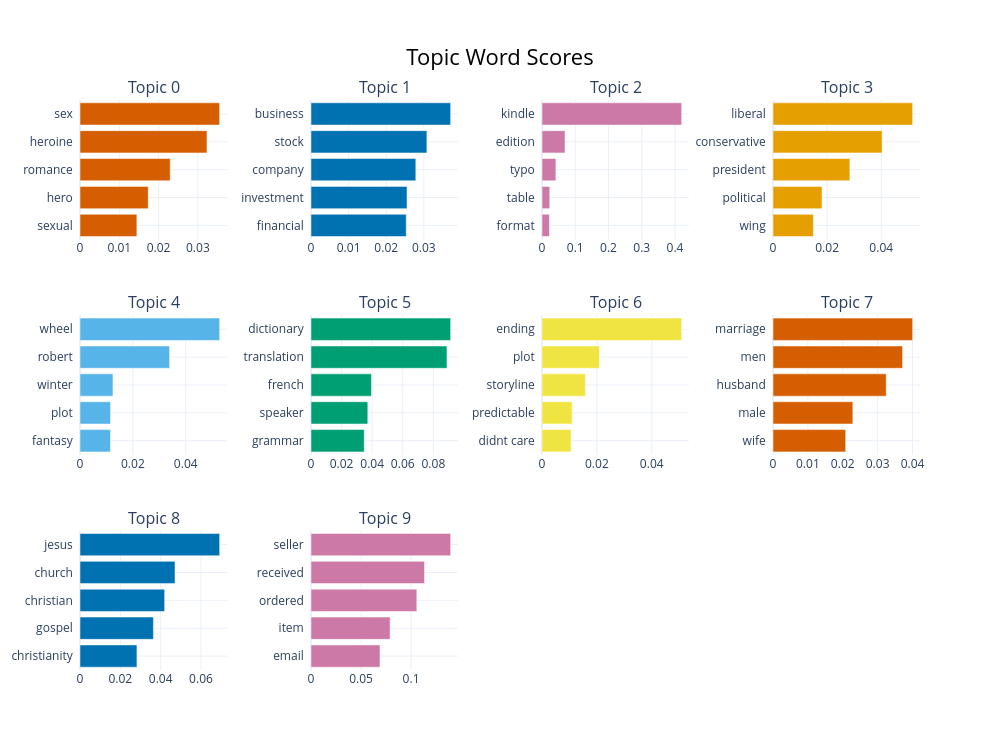

The notebook cell this image was saved under:
### Code cell
low_topic_model.visualize_barchart(top_n_topics=10)

### Figure 1 — Plotly figure (JSON) as saved in the notebook; plotly's stock layout.template omitted (floating-point values rounded to 4 significant figures)
{"data": [{"marker": {"color": "#D55E00"}, "orientation": "h", "type": "bar", "x": [0.01447, 0.01736, 0.02296, 0.03232, 0.03555], "xaxis": "x", "y": ["sexual  ", "hero  ", "romance  ", "heroine  ", "sex  "], "yaxis": "y"}, {"marker": {"color": "#0072B2"}, "orientation": "h", "type": "bar", "x": [0.02532, 0.02553, 0.02787, 0.03081, 0.03713], "xaxis": "x2", "y": ["financial  ", "investment  ", "company  ", "stock  ", "business  "], "yaxis": "y2"}, {"marker": {"color": "#CC79A7"}, "orientation": "h", "type": "bar", "x": [0.02232, 0.02329, 0.04179, 0.0692, 0.42], "xaxis": "x3", "y": ["format  ", "table  ", "typo  ", "edition  ", "kindle  "], "yaxis": "y3"}, {"marker": {"color": "#E69F00"}, "orientation": "h", "type": "bar", "x": [0.01491, 0.01811, 0.0284, 0.04032, 0.0516], "xaxis": "x4", "y": ["wing  ", "political  ", "president  ", "conservative  ", "liberal  "], "yaxis": "y4"}, {"marker": {"color": "#56B4E9"}, "orientation": "h", "type": "bar", "x": [0.01154, 0.01156, 0.01246, 0.0339, 0.05284], "xaxis": "x5", "y": ["fantasy  ", "plot  ", "winter  ", "robert  ", "wheel  "], "yaxis": "y5"}, {"marker": {"color": "#009E73"}, "orientation": "h", "type": "bar", "x": [0.03483, 0.03714, 0.03952, 0.08891, 0.09131], "xaxis": "x6", "y": ["grammar  ", "speaker  ", "french  ", "translation  ", "dictionary  "], "yaxis": "y6"}, {"marker": {"color": "#F0E442"}, "orientation": "h", "type": "bar", "x": [0.01061, 0.01098, 0.01583, 0.02092, 0.0509], "xaxis": "x7", "y": ["didnt care  ", "predictable  ", "storyline  ", "plot  ", "ending  "], "yaxis": "y7"}, {"marker": {"color": "#D55E00"}, "orientation": "h", "type": "bar", "x": [0.02084, 0.02289, 0.03246, 0.03716, 0.04004], "xaxis": "x8", "y": ["wife  ", "male  ", "husband  ", "men  ", "marriage  "], "yaxis": "y8"}, {"marker": {"color": "#0072B2"}, "orientation": "h", "type": "bar", "x": [0.02823, 0.03641, 0.04197, 0.04712, 0.06924], "xaxis": "x9", "y": ["christianity  ", "gospel  ", "christian  ", "church  ", "jesus  "], "yaxis": "y9"}, {"marker": {"color": "#CC79A7"}, "orientation": "h", "type": "bar", "x": [0.06893, 0.07904, 0.1057, 0.1134, 0.1395], "xaxis": "x10", "y": ["email  ", "item  ", "ordered  ", "received  ", "seller  "], "yaxis": "y10"}], "layout": {"annotations": [{"font": {"size": 16}, "showarrow": false, "text": "Topic 0", "x": 0.0875, "xanchor": "center", "xref": "paper", "y": 1, "yanchor": "bottom", "yref": "paper"}, {"font": {"size": 16}, "showarrow": false, "text": "Topic 1", "x": 0.3625, "xanchor": "center", "xref": "paper", "y": 1, "yanchor": "bottom", "yref": "paper"}, {"font": {"size": 16}, "showarrow": false, "text": "Topic 2", "x": 0.6375, "xanchor": "center", "xref": "paper", "y": 1, "yanchor": "bottom", "yref": "paper"}, {"font": {"size": 16}, "showarrow": false, "text": "Topic 3", "x": 0.9125, "xanchor": "center", "xref": "paper", "y": 1, "yanchor": "bottom", "yref": "paper"}, {"font": {"size": 16}, "showarrow": false, "text": "Topic 4", "x": 0.0875, "xanchor": "center", "xref": "paper", "y": 0.6222, "yanchor": "bottom", "yref": "paper"}, {"font": {"size": 16}, "showarrow": false, "text": "Topic 5", "x": 0.3625, "xanchor": "center", "xref": "paper", "y": 0.6222, "yanchor": "bottom", "yref": "paper"}, {"font": {"size": 16}, "showarrow": false, "text": "Topic 6", "x": 0.6375, "xanchor": "center", "xref": "paper", "y": 0.6222, "yanchor": "bottom", "yref": "paper"}, {"font": {"size": 16}, "showarrow": false, "text": "Topic 7", "x": 0.9125, "xanchor": "center", "xref": "paper", "y": 0.6222, "yanchor": "bottom", "yref": "paper"}, {"font": {"size": 16}, "showarrow": false, "text": "Topic 8", "x": 0.0875, "xanchor": "center", "xref": "paper", "y": 0.2444, "yanchor": "bottom", "yref": "paper"}, {"font": {"size": 16}, "showarrow": false, "text": "Topic 9", "x": 0.3625, "xanchor": "center", "xref": "paper", "y": 0.2444, "yanchor": "bottom", "yref": "paper"}], "height": 750, "hoverlabel": {"bgcolor": "white", "font": {"family": "Rockwell", "size": 16}}, "showlegend": false, "title": {"font": {"color": "Black", "size": 22}, "text": "Topic Word Scores", "x": 0.5, "xanchor": "center", "yanchor": "top"}, "width": 1000, "xaxis": {"anchor": "y", "domain": [0, 0.175], "showgrid": true}, "xaxis10": {"anchor": "y10", "domain": [0.275, 0.45], "showgrid": true}, "xaxis11": {"anchor": "y11", "domain": [0.55, 0.725], "showgrid": true}, "xaxis12": {"anchor": "y12", "domain": [0.825, 1], "showgrid": true}, "xaxis2": {"anchor": "y2", "domain": [0.275, 0.45], "showgrid": true}, "xaxis3": {"anchor": "y3", "domain": [0.55, 0.725], "showgrid": true}, "xaxis4": {"anchor": "y4", "domain": [0.825, 1], "showgrid": true}, "xaxis5": {"anchor": "y5", "domain": [0, 0.175], "showgrid": true}, "xaxis6": {"anchor": "y6", "domain": [0.275, 0.45], "showgrid": true}, "xaxis7": {"anchor": "y7", "domain": [0.55, 0.725], "showgrid": true}, "xaxis8": {"anchor": "y8", "domain": [0.825, 1], "showgrid": true}, "xaxis9": {"anchor": "y9", "domain": [0, 0.175], "showgrid": true}, "yaxis": {"anchor": "x", "domain": [0.7556, 1], "showgrid": true}, "yaxis10": {"anchor": "x10", "domain": [0, 0.2444], "showgrid": true}, "yaxis11": {"anchor": "x11", "domain": [0, 0.2444], "showgrid": true}, "yaxis12": {"anchor": "x12", "domain": [0, 0.2444], "showgrid": true}, "yaxis2": {"anchor": "x2", "domain": [0.7556, 1], "showgrid": true}, "yaxis3": {"anchor": "x3", "domain": [0.7556, 1], "showgrid": true}, "yaxis4": {"anchor": "x4", "domain": [0.7556, 1], "showgrid": true}, "yaxis5": {"anchor": "x5", "domain": [0.3778, 0.6222], "showgrid": true}, "yaxis6": {"anchor": "x6", "domain": [0.3778, 0.6222], "showgrid": true}, "yaxis7": {"anchor": "x7", "domain": [0.3778, 0.6222], "showgrid": true}, "yaxis8": {"anchor": "x8", "domain": [0.3778, 0.6222], "showgrid": true}, "yaxis9": {"anchor": "x9", "domain": [0, 0.2444], "showgrid": true}}}
